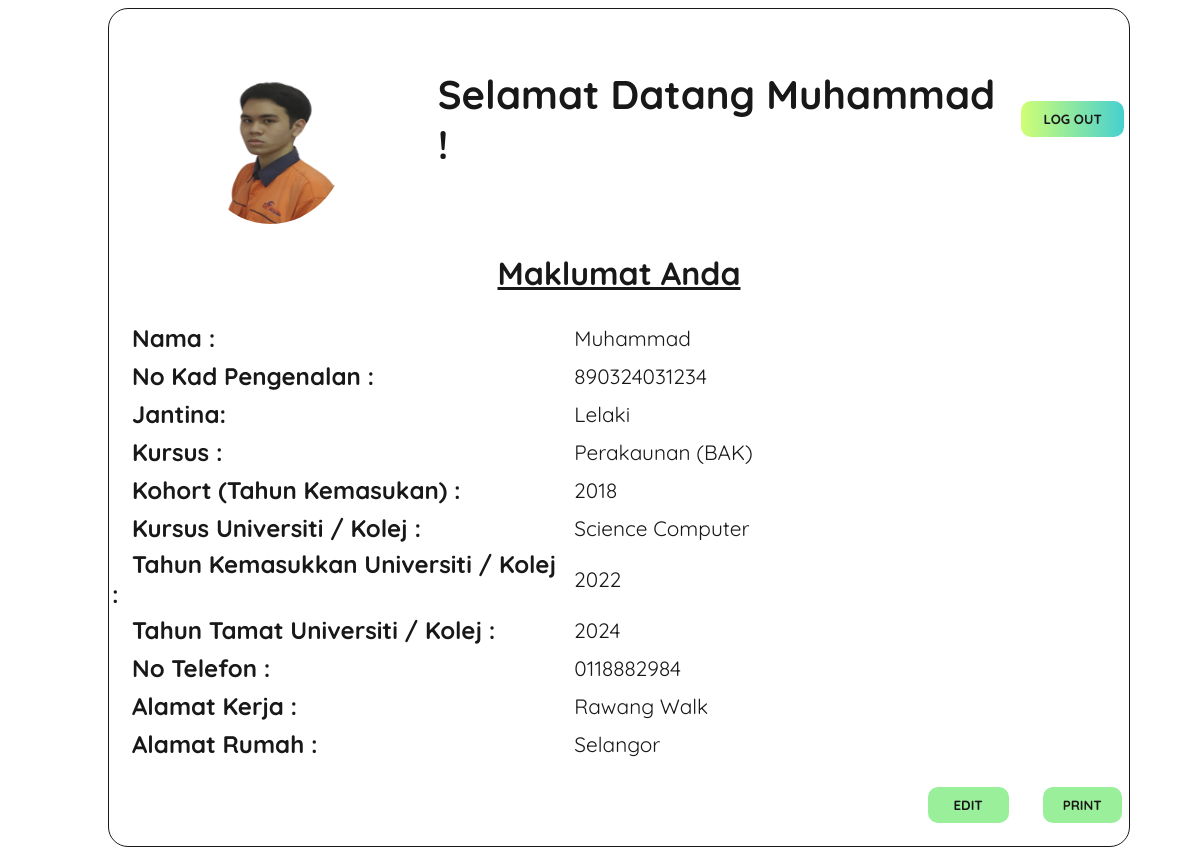
The page /output_sambungbelajar.php (signed in) on the database its author committed.
### tables this page shows
CREATE TABLE `sambungbelajar` (
  `ID` int(255) NOT NULL,
  `pfp` varchar(1000) NOT NULL,
  `nama` varchar(1000) NOT NULL,
  `noIc` varchar(20) NOT NULL,
  `jantina` varchar(10) NOT NULL,
  `kursus` varchar(1000) NOT NULL,
  `kohort` int(5) NOT NULL,
  `kursussemasa` varchar(1000) NOT NULL,
  `tahunmasuk` int(5) NOT NULL,
  `tahuntamat` int(5) NOT NULL,
  `notel` varchar(20) NOT NULL,
  `alamatkerja` varchar(2000) NOT NULL,
  `alamatrumah` varchar(2000) NOT NULL
);

CREATE TABLE `user` (
  `ID` int(255) NOT NULL,
  `noIc` varchar(1000) NOT NULL,
  `email` varchar(1000) NOT NULL,
  `pass` varchar(1000) NOT NULL,
  `role` varchar(255) NOT NULL DEFAULT 'user'
);

### output_sambungbelajar.php (the view, shortened to what this page needs)
<?php
include('config.php');
$noIc = $_SESSION['noIc'];
$query = mysqli_query($connect, "SELECT sambungbelajar.*, user.* FROM sambungbelajar
                                  JOIN user ON sambungbelajar.noIc = user.noIc
                                  WHERE sambungbelajar.noIc = '$noIc'");
$fetch = mysqli_fetch_array($query);
?>
<!DOCTYPE html>
<html>
    <head>
        <link rel="stylesheet"  href="style.css">
    </head>
    <body>
        <div class="tbmp">
        <form method="post" enctype="multipart/form-data">
            <table cellspacing = "0" cellpadding="5">
                <tr>
                    <td class="pfpmp">
                    <div class="form-group text-center" style="position: relative; margin-top: 30px" >
                            <span class="img-div">
                            <img src="<?php echo isset($fetch["pfp"]) ? 'profile/'.$fetch["pfp"] : 'pic/defaultpfp.png'; ?>" id="profileDisplay">
                            </span>
                        </div>
                    </td>
                    <td class="welcomemp">
                        <h1 class="belajar">Selamat Datang <?php echo isset($fetch["nama"]) ? $fetch["nama"] : ''; ?></a> ! </h1>
                    </td>
                    <td class=logout>
                    <button class="logoutbtn"><b><a href="logout.php" style="color: black;  text-decoration: none;">LOG OUT</a></button>
                    </td>
                </tr>
            <table width="100%">
                <tr>
                    <td class="titlempbelajar">
                        <h1><u>Maklumat Anda</u></h1>
                    </td>
                </tr>
            <table width = "100%">
            <form method="post" >
                <tr>
                    <td>
                      <b><label for ="nama" class="inputtext">Nama : </label>
                    </td>
                    <td class="out">
                    <?php echo isset($fetch["nama"]) ? $fetch["nama"] : ''; ?>
                    </td>
                </tr>
                <tr>
                    <td>
                      <b><label for ="noIc" class="inputtext">No Kad Pengenalan : </label>
                    </td>
                    <td class="out">
                    <?php echo isset($fetch["noIc"]) ? $fetch["noIc"] : ''; ?>
                    </td>
                </tr>
                <tr>
                    <td>
                      <b><label for ="jantina" class="inputtext">Jantina: </label>
                    </td>
                    <td class = "out">
                    <?php echo isset($fetch["jantina"]) ? $fetch["jantina"] : ''; ?>
                    </td>
                </tr>
                <tr>
                    <td>
                      <b><label for ="kursus"  class="inputtext" >Kursus : </label>
                    </td>
                    <td class = "out">
                    <?php echo isset($fetch["kursus"]) ? $fetch["kursus"] : ''; ?>
                    </td>
                </tr>
                <tr>
                    <td>
                      <b><label for ="kohort" class="inputtext">Kohort (Tahun Kemasukan) : </label></b>
                    </td>
                    <td class = "out">
                    <?php echo isset($fetch["kohort"]) ? $fetch["kohort"] : ''; ?>
                    </td>
                </tr>
                <tr>
                    <td>
                      <b><label for ="kursussemasa" class="inputtext">Kursus Universiti / Kolej : </label></b>
                    </td>
                    <td class="out">
                    <?php echo isset($fetch["kursussemasa"]) ? $fetch["kursussemasa"] : ''; ?>
                    </td>
                </tr>
                <tr>
                    <td>
                      <b><label for ="tahunmasuk" class="inputtext">Tahun Kemasukkan Universiti / Kolej : </label></b>
                    </td>
                    <td class="out">
                    <?php echo isset($fetch["tahunmasuk"]) ? $fetch["tahunmasuk"] : ''; ?>
                    </td>
                </tr>
                <tr>
                    <td>
                      <b><label for ="tahuntamat" class="inputtext">Tahun Tamat Universiti / Kolej : </label></b>
                    </td>
                    <td class="out">
                    <?php echo isset($fetch["tahuntamat"]) ? $fetch["tahuntamat"] : ''; ?>
                    </td>
                </tr>
                <tr>
                    <td>
                      <b><label for ="notel" class="inputtext">No Telefon : </label></b>
                    </td>
                    <td class = "out">
                    <?php echo isset($fetch["notel"]) ? $fetch["notel"] : ''; ?>
                    </td>
                </tr>
                <tr>
                    <td>
                      <b><label for ="alamatkerja" class="inputtext" >Alamat Kerja :  </label></b>
                    </td>
                    <td class = "out">
                    <?php echo isset($fetch["alamatkerja"]) ? $fetch["alamatkerja"] : ''; ?>
                    </td>
                </tr>
                <tr>
                    <td>
                      <b><label for ="alamatrumah" class="inputtext">Alamat Rumah :  </label></b>
                    </td>
                    <td class = "out">
                    <?php echo isset($fetch["alamatrumah"]) ? $fetch["alamatrumah"] : ''; ?>
                    </td>
                </tr>
                <table style="width: 100%;">
                <tr>
                <td colspan="8" style="text-align: center; width: 80%">
        <button class="buttonbelajar"><b><a style="text-decoration: none; color: black;" href="editsambungbelajar.php">EDIT</a></b></button>
    <button class="print-btn" onclick="printPage()" style="color: black;"><b>PRINT</b></button>
    </td>
                </tr>
    </table>
            </form>
            </table>
           </table> </table>
    </div>
</body>
</html>

### style.css (style rules this page uses)
.tbmp { opacity: .9; width: 85%; background-color: white; border: 1px solid black; border-radius: 20px; margin: center; margin-left: 100px; }
.pfpmp { width: 37%; }
.logout { width: 40%; }
.logoutbtn { font-family: Quicksand, sans-serif; background : linear-gradient(to right, #ccff66, #33cccc); border: none; border-radius: 10px; padding: 10px 20px; text-align: center; margin-right: 35px; width: 100%; }
.welcomemp { font-family: Quicksand, sans-serif; width: 200%; font-size: 20px; }
.titlempbelajar { font-family: 'Quicksand', sans-serif; text-align: center; font-size: 100%; margin-left: 190px; }
.inputtext { border-radius: 20px; font-family: Quicksand, sans-serif; font-size: 150%; padding: 20px; width: 40%; }
.buttonbelajar { font-family: Quicksand, sans-serif; background : lightgreen; color: #fff; border: none; border-radius: 10px; padding: 10px 10px; text-align: center; width: 8%; margin: 20px; margin-left: 80%; }
.out { font-family: 'Quicksand', sans-serif; font-size: 130%; width: 55%; padding: 5px; }
.print-btn { font-family: Quicksand, sans-serif; background : lightgreen; color: #fff; padding: 10px 20px; border: none; border-radius: 10px; cursor: pointer; margin-left: 10px; }

### output_sambungbelajar.php (style rules this page uses)
#profileDisplay { display: block; height: 180px; width: 50%; margin: 0px auto; border-radius: 50%; }
body { background-image: url(pic/bg3.jpg); background-repeat: no-repeat; background-position: center; background-size: cover; width: 100%; }

### rows shown on the page
sambungbelajar: pfp (picture), nama "Muhammad", user.noIc "890324031234", jantina "Lelaki", kursus "Perakaunan (BAK)", kohort "2018", kursussemasa "Science Computer", tahunmasuk "2022", tahuntamat "2024", notel "0118882984", alamatkerja "Rawang Walk", alamatrumah "Selangor"
